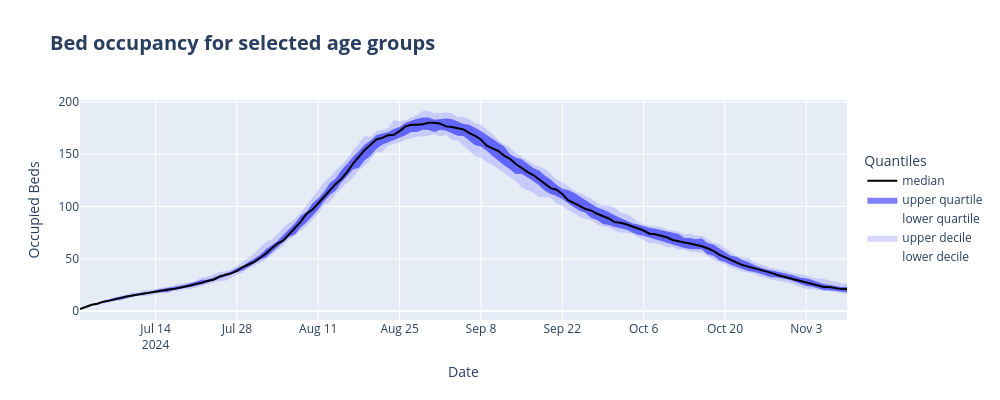

Notebook code for this chart:
### Code cell
selected_age_groups = age_groups[1:]  # Example: select the first age group for demonstration

def group_sum(dfs, selected_age_groups):
    """
    Combine the bed occupancy data for selected age groups into a single series.
    """
    return pd.concat(
        (dfs[g] for g in selected_age_groups),
        axis=1, join='outer'
    ).ffill().sum(axis=1)

q = get_quantiles(
    list(group_sum(dfs, selected_age_groups) for dfs in sim_results.beds_by_age_list)
)
fig = gen_plotly(q, title='Bed occupancy for selected age groups')
fig.show()

### Figure 1 — Plotly figure (JSON) as saved in the notebook; plotly's stock layout.template omitted (floating-point values rounded to 4 significant figures; data arrays with more than 128 entries replaced by an {"elided": "..."} marker saying what was removed)
{"data": [{"line": {"width": 0}, "name": "lower decile", "type": "scatter", "x": {"elided": "133 str values"}, "y": {"elided": "133 float values"}}, {"fill": "tonexty", "fillcolor": "rgba(127, 127, 255, 0.3)", "line": {"width": 0}, "name": "upper decile", "type": "scatter", "x": {"elided": "133 str values"}, "y": {"elided": "133 float values"}}, {"line": {"width": 0}, "name": "lower quartile", "type": "scatter", "x": {"elided": "133 str values"}, "y": {"elided": "133 float values"}}, {"fill": "tonexty", "fillcolor": "rgba(0, 0, 255, 0.5)", "line": {"width": 0}, "name": "upper quartile", "type": "scatter", "x": {"elided": "133 str values"}, "y": {"elided": "133 float values"}}, {"line": {"color": "black", "width": 2}, "mode": "lines", "name": "median", "type": "scatter", "x": {"elided": "133 str values"}, "y": {"elided": "133 float values"}}], "layout": {"height": 400, "hovermode": "x unified", "legend": {"title": {"text": "Quantiles"}, "y": 0.5}, "title": {"font": {"size": 20, "weight": "bold"}, "text": "Bed occupancy for selected age groups"}, "width": 1000, "xaxis": {"title": {"text": "Date"}}, "yaxis": {"title": {"text": "Occupied Beds"}}}}
